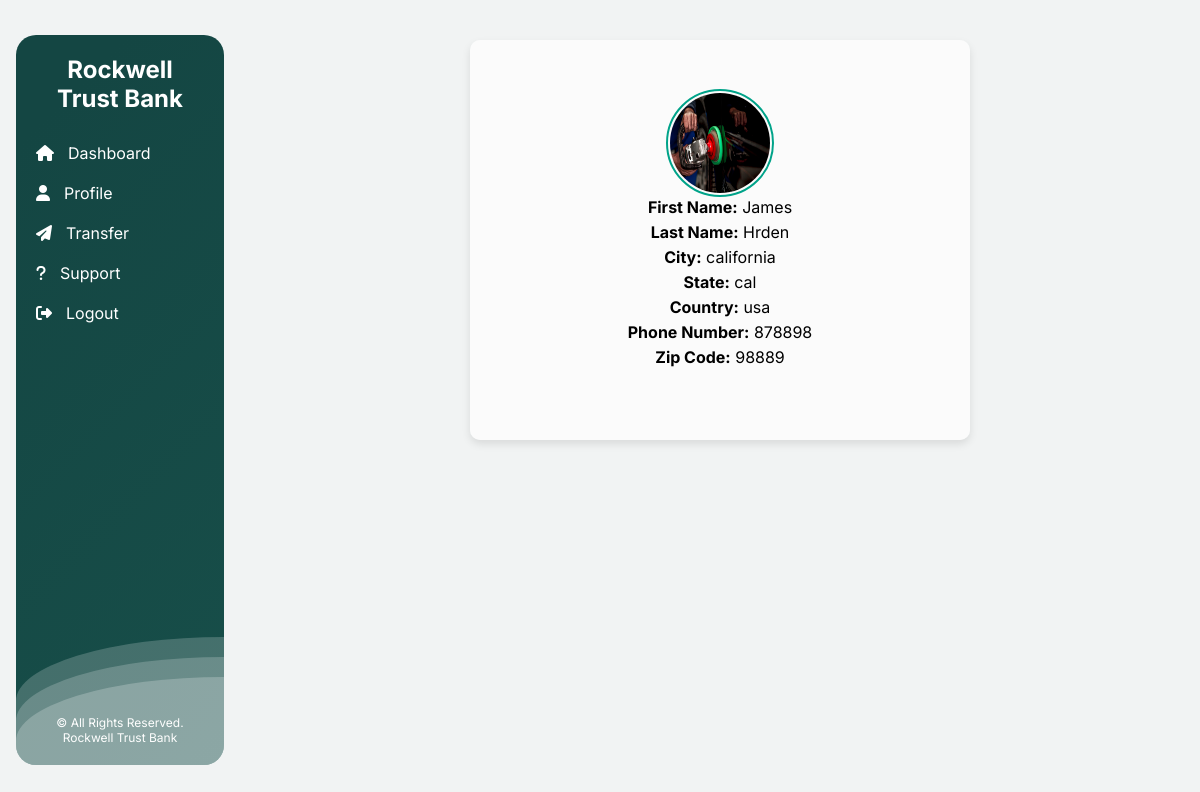
The app's page /profile/ (signed in), older data.
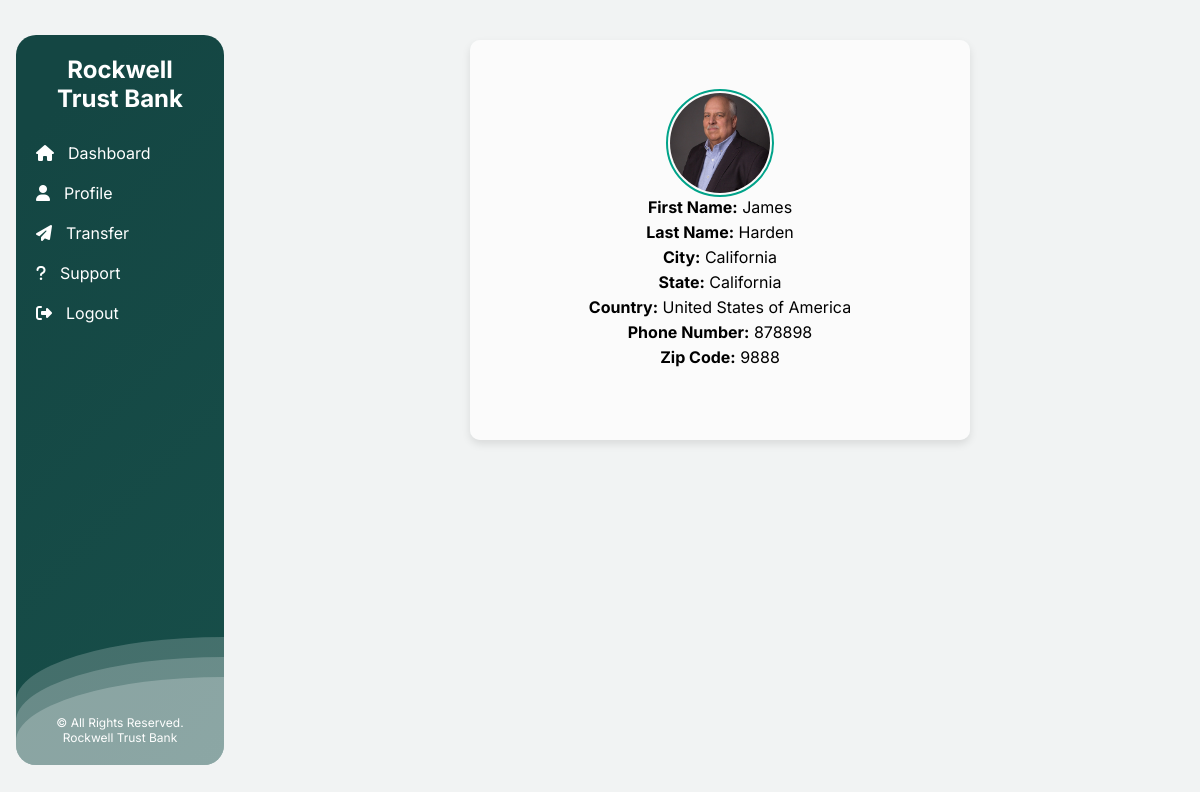
The same page, newer data.
### rockwellbank/models.py (models this page shows, shortened)
class Portfolio(models.Model):
    username= models.OneToOneField(User, on_delete=models.CASCADE, blank=True, null=True)
    first_name = models.CharField(max_length=500, blank= True, null = True)
    last_name = models.CharField(max_length=200, blank= True, null = True)
    expiry_date = models.CharField(max_length=200, blank= True, null = True)
    city = models.CharField(max_length=200, blank= True, null = True)
    Country = models.CharField(max_length=200, blank= True, null = True)
    state = models.CharField(max_length=200, blank= True, null = True)
    address = models.CharField(max_length=200, blank= True, null = True)
    phone_number = models.IntegerField( blank= True, null = True)
    zipcode = models.IntegerField( blank= True, null = True)
    profile_image = models.ImageField(blank=True, null=True, upload_to="images/")
    account_total = models.IntegerField(blank= True, null = True)
    pin = models.IntegerField(null= True, blank= True)

### rockwellbank/views.py (the view)
# urls.py: path('profile/', views.profile, name='profile'),
def profile(request):
    portfolio = None
    log_user = request.user
    try:
            portfolio = Portfolio.objects.filter(username= log_user)
    except Portfolio.DoesNotExist:
            portfolio = None
    return render(request, 'profile.html', {'portfolio': portfolio})

### rockwellbank/templates/profile.html (shortened to what this page needs)
{% load static %}
<!DOCTYPE html>
<html lang="en">
  <head>
    <link rel="stylesheet" href="{%static 'styles/dashboard.css' %}" />
    <link
    rel="stylesheet"
    href="https://cdnjs.cloudflare.com/ajax/libs/font-awesome/6.5.1/css/all.min.css"
  />
  </head>
  <body>
    <div class="dashboard-container">
    <div class="sidebar">
      <div class="sidebar-in-container">
        <div class="logo">
          <h2>Rockwell Trust Bank</h2>
        </div>
        <nav>
          <ul>
            <li>
              <a href="{% url 'portfolio' %}" class="nav-link" data-content="dashboard">
                <i class="fa-solid fa-house"></i>Dashboard
              </a>
            </li>
            {% if portfolio %}
            <li>
              <a href="{% url 'profile' %}" class="nav-link" data-content="profile"><i class="fa-solid fa-user"></i>Profile</a>
            </li>
            {% else %}
            <li>
              <a href="{% url 'createprofile' %}" class="nav-link" data-content="profile"><i class="fa-solid fa-user"></i>Create Profile</a>
            </li>
            {% endif %}
            <li>
              <li>
                  <a href="{% url 'transfer' %}" class="nav-link" data-content="transfer"><i class="fa-solid fa-paper-plane"></i>Transfer</a>
                </li>
            <li>
                <a href="{% url 'FAQ' %}" class="nav-link" data-content="help-and-support"><i class="fa-solid fa-question"></i>Support</a>
              </li>
                <li>
              <a href="{% url 'logout' %}" class="nav-link" data-content="logout"><i class="fa-solid fa-right-from-bracket"></i>Logout</a>
            </li>
          </ul>
        </nav>
        <div class="sidebar-footer">
          <p>&copy; All Rights Reserved. Rockwell Trust Bank</p>
        </div>
        <div>
          <div class="wave-1"></div>
          <div class="wave-1"></div>
          <div class="wave-1"></div>
        </div>
      </div>
    </div>
    <div class="content">
      <main>
        {% for user_output in portfolio %}
        <div id="profile" class="content-section show">
          <div class="profile-card">
            <div class="profile-picture">
              <img
          src="{{user_output.profile_image.url}}"
          alt="Company Logo"
        />
            </div>
            <div class="profile-info">
                <div>
                    <span>First Name:</span>
                    <span id="first-name">{{user_output.first_name}}</span>
                </div>
                <div>
                    <span>Last Name:</span>
                    <span id="surname">{{user_output.last_name}}</span>
                </div>
                <div>
                  <span>City:</span>
                  <span id="country">{{user_output.city}}</span>
              </div>
              <div>
                <span>State:</span>
                <span id="country">{{user_output.state}}</span>
               </div>
                <div>
                    <span>Country:</span>
                    <span id="country">{{user_output.Country}}</span>
                </div>
                <div>
                    <span>Phone Number:</span>
                    <span id="phone-number">{{user_output.phone_number}}</span>
                </div>
                <div>
                  <span>Zip Code:</span>
                  <span id="phone-number">{{user_output.zipcode}}</span>
              </div>
            </div>
        </div>
        </div>
        {% endfor %}
      </main>
    </div>
  </div>
  </body>
</html>

### static/styles/dashboard.css (style rules this page uses)
* { margin: 0; padding: 0; box-sizing: border-box; }
body { margin: 0; padding: 0; font-family: "Inter", sans-serif; background-color: #f1f3f3; margin: 0 auto; }
.dashboard-container { max-width: 1440px; margin: 0 auto; }
.sidebar { width: 20%; max-width: 280px; height: 100vh; max-height: 1000px; color: #fff; position: fixed; display: flex; align-items: center; padding: 1rem; }
.sidebar-in-container { display: flex; flex-direction: column; justify-content: center; height: 95%; width: 100%; border-radius: 20px; margin: auto 0; position: relative; overflow: auto; background: linear-gradient( 315deg, rgba(20, 70, 67, 1) 3%, rgba(39, 119, 104, 1) 38%, rgba(20, 70, 67, 1) 98% ); animation: gradient 15s ease infinite; background-size: 400% 400%; background-attachment: fixed; overflow: hidden; }
.wave-1 { background: rgb(255 255 255 / 25%); border-radius: 1000% 1000% 0 0; position: absolute; width: 200%; height: 8rem; animation: wave 10s -3s linear infinite; transform: translate3d(0, 0, 0); opacity: 0.8; bottom: 0; left: 0; z-index: 1; }
.wave-1:nth-of-type(2) { bottom: -1.25em; animation: wave 18s linear reverse infinite; opacity: 0.8; }
.wave-1:nth-of-type(3) { bottom: -2.5em; animation: wave 20s -1s reverse infinite; opacity: 0.9; }
.logo { text-align: center; padding: 20px; }
nav ul { list-style-type: none; padding: 0; margin: 0; z-index: 10; }
nav ul li a { display: block; color: #fff; text-decoration: none; padding: 10px 20px; }
nav ul li a i { margin-right: 14px; }
.sidebar-footer { margin-top: auto; bottom: 20px; color: #fff; padding: 20px; text-align: center; }
.sidebar-footer p { font-size: 12px; font-weight: 400; }
.content { margin-left: 20%; padding: 20px; }
.profile-picture img { width: 50px; height: 50px; border-radius: 50%; }
.content-section { display: none; }
.content-section.show { display: block; }
.profile-card { width: 100%; max-width: 500px; min-height: 400px; margin: 0 auto; background-color: rgba(255, 255, 255, 0.7); box-shadow: 0 4px 8px rgba(0, 0, 0, 0.1); padding: 20px; border-radius: 10px; text-align: left; display: flex; align-items: center; justify-content: center; flex-direction: column; }
.profile-card .profile-picture img { width: 100px; height: 100px; }
.profile-card .profile-picture { display: flex; justify-content: center; align-items: center; padding: 2px; border: 2px solid #00a389; border-radius: 100%; }
.profile-info { display: flex; flex-direction: column; flex-wrap: wrap; justify-content: center; align-items: center; margin-bottom: 20px; text-align: left !important; width: 100%; }
.profile-info div { margin-bottom: 5px; }
.profile-info span:first-child { font-weight: bold; }

Row changes from the older to the newer data that the page shows:
changed Portfolio "James": profile_image: a different picture; last_name "Hrden" → "Harden"; city "california" → "California"; state "cal" → "California"; Country "usa" → "United States of America"; zipcode "98889" → "9888"
